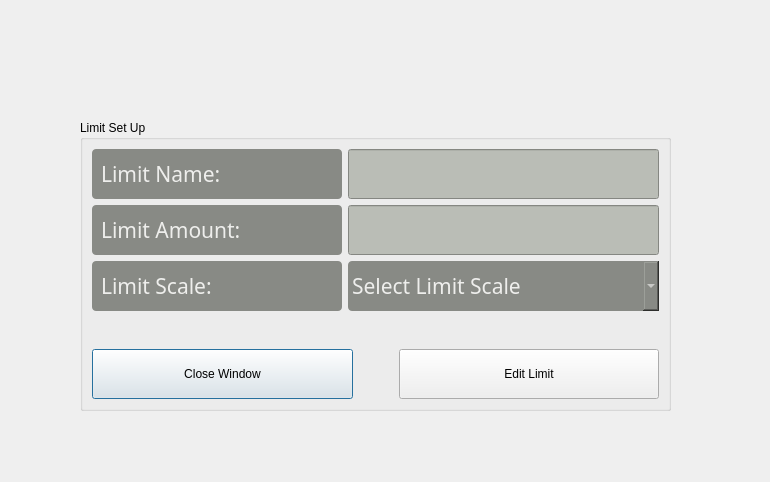
<?xml version="1.0" encoding="UTF-8"?>
<ui version="4.0">
 <class>ViewBusinessLimit</class>
 <widget class="QDialog" name="ViewBusinessLimit">
  <property name="geometry">
   <rect>
    <x>0</x>
    <y>0</y>
    <width>770</width>
    <height>482</height>
   </rect>
  </property>
  <property name="windowTitle">
   <string>Dialog</string>
  </property>
  <widget class="QLabel" name="label_2">
   <property name="geometry">
    <rect>
     <x>0</x>
     <y>-10</y>
     <width>761</width>
     <height>481</height>
    </rect>
   </property>
   <property name="styleSheet">
    <string notr="true">border-image: url(:/resources/background/picklit.jpg);</string>
   </property>
   <property name="text">
    <string/>
   </property>
  </widget>
  <widget class="QGroupBox" name="groupBox">
   <property name="geometry">
    <rect>
     <x>80</x>
     <y>120</y>
     <width>591</width>
     <height>291</height>
    </rect>
   </property>
   <property name="title">
    <string>Limit Set Up</string>
   </property>
   <layout class="QGridLayout" name="gridLayout">
    <item row="0" column="0">
     <layout class="QHBoxLayout" name="horizontalLayout_4">
      <item>
       <layout class="QFormLayout" name="formLayout">
        <item row="0" column="0">
         <widget class="QLabel" name="label_3">
          <property name="minimumSize">
           <size>
            <width>250</width>
            <height>50</height>
           </size>
          </property>
          <property name="font">
           <font>
            <family>Waree</family>
            <pointsize>16</pointsize>
            <weight>50</weight>
            <bold>false</bold>
           </font>
          </property>
          <property name="styleSheet">
           <string notr="true">background-color: rgb(136, 138, 133);
color: rgb(238, 238, 236);
border-radius:4px;
padding:4px;</string>
          </property>
          <property name="frameShape">
           <enum>QFrame::Panel</enum>
          </property>
          <property name="frameShadow">
           <enum>QFrame::Raised</enum>
          </property>
          <property name="text">
           <string>Limit Name:</string>
          </property>
         </widget>
        </item>
        <item row="3" column="0">
         <widget class="QLabel" name="label_4">
          <property name="minimumSize">
           <size>
            <width>250</width>
            <height>50</height>
           </size>
          </property>
          <property name="font">
           <font>
            <family>Waree</family>
            <pointsize>16</pointsize>
            <weight>50</weight>
            <bold>false</bold>
           </font>
          </property>
          <property name="styleSheet">
           <string notr="true">background-color: rgb(136, 138, 133);
color: rgb(238, 238, 236);
border-radius:4px;
padding:4px;</string>
          </property>
          <property name="frameShape">
           <enum>QFrame::Panel</enum>
          </property>
          <property name="frameShadow">
           <enum>QFrame::Raised</enum>
          </property>
          <property name="text">
           <string>Limit Amount:</string>
          </property>
         </widget>
        </item>
        <item row="3" column="1">
         <widget class="QLineEdit" name="leLimitAmount">
          <property name="minimumSize">
           <size>
            <width>0</width>
            <height>50</height>
           </size>
          </property>
          <property name="font">
           <font>
            <family>DejaVu Sans</family>
            <pointsize>16</pointsize>
            <weight>75</weight>
            <bold>true</bold>
           </font>
          </property>
          <property name="styleSheet">
           <string notr="true">background-color: rgb(186, 189, 182);
color: rgb(0, 0, 0);
</string>
          </property>
         </widget>
        </item>
        <item row="0" column="1">
         <widget class="QLineEdit" name="leLimitName">
          <property name="minimumSize">
           <size>
            <width>0</width>
            <height>50</height>
           </size>
          </property>
          <property name="font">
           <font>
            <family>DejaVu Sans</family>
            <pointsize>16</pointsize>
            <weight>75</weight>
            <bold>true</bold>
           </font>
          </property>
          <property name="styleSheet">
           <string notr="true">background-color: rgb(186, 189, 182);
color: rgb(0, 0, 0);
</string>
          </property>
         </widget>
        </item>
        <item row="4" column="1">
         <widget class="QComboBox" name="cbLimitScale">
          <property name="minimumSize">
           <size>
            <width>250</width>
            <height>50</height>
           </size>
          </property>
          <property name="font">
           <font>
            <family>Waree</family>
            <pointsize>16</pointsize>
            <weight>50</weight>
            <bold>false</bold>
           </font>
          </property>
          <property name="styleSheet">
           <string notr="true">background-color: rgb(136, 138, 133);
color: rgb(238, 238, 236);
border-radius:4px;
padding:4px;</string>
          </property>
          <item>
           <property name="text">
            <string>Select Limit Scale</string>
           </property>
          </item>
          <item>
           <property name="text">
            <string>Upper</string>
           </property>
          </item>
          <item>
           <property name="text">
            <string>Lower</string>
           </property>
          </item>
         </widget>
        </item>
        <item row="4" column="0">
         <widget class="QLabel" name="label_5">
          <property name="minimumSize">
           <size>
            <width>250</width>
            <height>50</height>
           </size>
          </property>
          <property name="font">
           <font>
            <family>Waree</family>
            <pointsize>16</pointsize>
            <weight>50</weight>
            <bold>false</bold>
           </font>
          </property>
          <property name="styleSheet">
           <string notr="true">background-color: rgb(136, 138, 133);
color: rgb(238, 238, 236);
border-radius:4px;
padding:4px;</string>
          </property>
          <property name="frameShape">
           <enum>QFrame::Panel</enum>
          </property>
          <property name="frameShadow">
           <enum>QFrame::Raised</enum>
          </property>
          <property name="text">
           <string>Limit Scale:</string>
          </property>
         </widget>
        </item>
       </layout>
      </item>
     </layout>
    </item>
    <item row="1" column="0">
     <layout class="QHBoxLayout" name="horizontalLayout">
      <item>
       <widget class="QPushButton" name="btnCloseWindow">
        <property name="minimumSize">
         <size>
          <width>0</width>
          <height>50</height>
         </size>
        </property>
        <property name="text">
         <string>Close Window</string>
        </property>
        <property name="icon">
         <iconset resource="resources.qrc">
          <normaloff>:/resources/newIcons/missed-calls-icon.png</normaloff>:/resources/newIcons/missed-calls-icon.png</iconset>
        </property>
        <property name="iconSize">
         <size>
          <width>32</width>
          <height>32</height>
         </size>
        </property>
       </widget>
      </item>
      <item>
       <spacer name="horizontalSpacer">
        <property name="orientation">
         <enum>Qt::Horizontal</enum>
        </property>
        <property name="sizeType">
         <enum>QSizePolicy::Fixed</enum>
        </property>
        <property name="sizeHint" stdset="0">
         <size>
          <width>40</width>
          <height>20</height>
         </size>
        </property>
       </spacer>
      </item>
      <item>
       <widget class="QPushButton" name="btnEditLimit">
        <property name="minimumSize">
         <size>
          <width>0</width>
          <height>50</height>
         </size>
        </property>
        <property name="text">
         <string>Edit Limit</string>
        </property>
        <property name="icon">
         <iconset resource="resources.qrc">
          <normaloff>:/resources/newIcons/icons8-edit-240.png</normaloff>:/resources/newIcons/icons8-edit-240.png</iconset>
        </property>
        <property name="iconSize">
         <size>
          <width>32</width>
          <height>32</height>
         </size>
        </property>
       </widget>
      </item>
     </layout>
    </item>
   </layout>
  </widget>
  <widget class="QLabel" name="label">
   <property name="geometry">
    <rect>
     <x>30</x>
     <y>30</y>
     <width>101</width>
     <height>101</height>
    </rect>
   </property>
   <property name="styleSheet">
    <string notr="true">border-image: url(:/resources/icons/Logo2.png);</string>
   </property>
   <property name="text">
    <string/>
   </property>
  </widget>
 </widget>
 <resources>
  <include location="resources.qrc"/>
 </resources>
 <connections/>
</ui>
